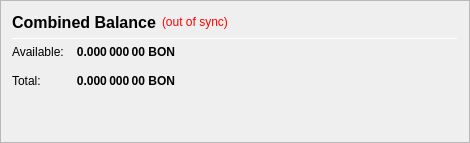
                   <widget class="QFrame" name="frame_CombinedBalances">
                    <property name="minimumSize">
                     <size>
                      <width>470</width>
                      <height>0</height>
                     </size>
                    </property>
                    <property name="frameShape">
                     <enum>QFrame::StyledPanel</enum>
                    </property>
                    <property name="frameShadow">
                     <enum>QFrame::Raised</enum>
                    </property>
                    <layout class="QVBoxLayout" name="verticalLayout_5">
                     <item>
                      <layout class="QHBoxLayout" name="horizontalLayout_5" stretch="0,0,0">
                       <item>
                        <widget class="QLabel" name="label_5z">
                         <property name="minimumSize">
                          <size>
                           <width>0</width>
                           <height>20</height>
                          </size>
                         </property>
                         <property name="font">
                          <font>
                           <pointsize>12</pointsize>
                           <weight>75</weight>
                           <bold>true</bold>
                          </font>
                         </property>
                         <property name="toolTip">
                          <string>Combined Balance (including unconfirmed and immature coins)</string>
                         </property>
                         <property name="text">
                          <string>Combined Balance</string>
                         </property>
                        </widget>
                       </item>
                       <item>
                        <widget class="QLabel" name="labelWalletStatus">
                         <property name="cursor">
                          <cursorShape>WhatsThisCursor</cursorShape>
                         </property>
                         <property name="toolTip">
                          <string>The displayed information may be out of date. Your wallet automatically synchronizes with the BONY network after a connection is established, but this process has not completed yet.</string>
                         </property>
                         <property name="styleSheet">
                          <string notr="true">QLabel { color: red; }</string>
                         </property>
                         <property name="text">
                          <string notr="true">(out of sync)</string>
                         </property>
                         <property name="alignment">
                          <set>Qt::AlignLeading|Qt::AlignLeft|Qt::AlignVCenter</set>
                         </property>
                        </widget>
                       </item>
                       <item>
                        <spacer name="horizontalSpacer_1">
                         <property name="orientation">
                          <enum>Qt::Horizontal</enum>
                         </property>
                         <property name="sizeHint" stdset="0">
                          <size>
                           <width>40</width>
                           <height>20</height>
                          </size>
                         </property>
                        </spacer>
                       </item>
                      </layout>
                     </item>
                     <item>
                      <widget class="Line" name="line_CombinedBalance">
                       <property name="minimumSize">
                        <size>
                         <width>0</width>
                         <height>1</height>
                        </size>
                       </property>
                       <property name="maximumSize">
                        <size>
                         <width>16777215</width>
                         <height>1</height>
                        </size>
                       </property>
                       <property name="orientation">
                        <enum>Qt::Horizontal</enum>
                       </property>
                      </widget>
                     </item>
                     <item>
                      <layout class="QGridLayout" name="gridLayout_3">
                       <property name="spacing">
                        <number>12</number>
                       </property>
                       <item row="1" column="0">
                        <widget class="QLabel" name="labelBalanceTextz">
                         <property name="text">
                          <string>Available:</string>
                         </property>
                        </widget>
                       </item>
                       <item row="1" column="1">
                        <widget class="QLabel" name="labelBalancez">
                         <property name="font">
                          <font>
                           <weight>75</weight>
                           <bold>true</bold>
                          </font>
                         </property>
                         <property name="cursor">
                          <cursorShape>IBeamCursor</cursorShape>
                         </property>
                         <property name="toolTip">
                          <string>Your current spendable balance</string>
                         </property>
                         <property name="text">
                          <string notr="true">0.000 000 00 BON</string>
                         </property>
                         <property name="alignment">
                          <set>Qt::AlignRight|Qt::AlignTrailing|Qt::AlignVCenter</set>
                         </property>
                         <property name="textInteractionFlags">
                          <set>Qt::LinksAccessibleByMouse|Qt::TextSelectableByKeyboard|Qt::TextSelectableByMouse</set>
                         </property>
                        </widget>
                       </item>
                       <item row="2" column="0">
                        <widget class="QLabel" name="labelTotalTextz">
                         <property name="text">
                          <string>Total:</string>
                         </property>
                        </widget>
                       </item>
                       <item row="2" column="1">
                        <widget class="QLabel" name="labelTotalz">
                         <property name="font">
                          <font>
                           <weight>75</weight>
                           <bold>true</bold>
                          </font>
                         </property>
                         <property name="cursor">
                          <cursorShape>IBeamCursor</cursorShape>
                         </property>
                         <property name="toolTip">
                          <string>Total Balance, including all unavailable coins.</string>
                         </property>
                         <property name="text">
                          <string notr="true">0.000 000 00 BON</string>
                         </property>
                         <property name="alignment">
                          <set>Qt::AlignRight|Qt::AlignTrailing|Qt::AlignVCenter</set>
                         </property>
                         <property name="textInteractionFlags">
                          <set>Qt::LinksAccessibleByMouse|Qt::TextSelectableByKeyboard|Qt::TextSelectableByMouse</set>
                         </property>
                        </widget>
                       </item>
                       <item row="2" column="3">
                        <spacer name="horizontalSpacer_2">
                         <property name="orientation">
                          <enum>Qt::Horizontal</enum>
                         </property>
                         <property name="sizeHint" stdset="0">
                          <size>
                           <width>40</width>
                           <height>20</height>
                          </size>
                         </property>
                        </spacer>
                       </item>
                      </layout>
                     </item>
                     <item>
                      <spacer name="verticalSpacer_1">
                       <property name="orientation">
                        <enum>Qt::Vertical</enum>
                       </property>
                       <property name="sizeHint" stdset="0">
                        <size>
                         <width>20</width>
                         <height>40</height>
                        </size>
                       </property>
                      </spacer>
                     </item>
                    </layout>
                   </widget>
